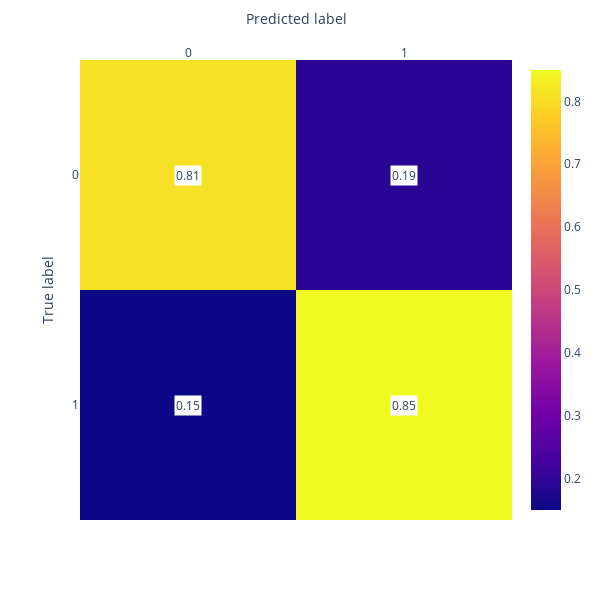

The cell this chart's notebook holds for it:
### Code cell
# Matriz de confusión
matrix=confusion_matrix(Ytest,Ypred,normalize='true'
)
z=[matrix[0].round(2),matrix[1].round(2)]
fig = px.imshow(z, aspect="auto",labels=dict(x="Predicted label", y="True label"),x=["0", "1"],y=["0", "1"]
)

#axis_template = dict(showticklabels = False,ticks = '')
fig.update_layout(height=600,width=600,#title="Matriz de confusión normalizada",
# xaxis = axis_template,yaxis = axis_template,
)
fig.update_xaxes(side="top")
for i,r in enumerate(matrix):
    for k,c in enumerate(r):
        fig.add_annotation(x=k,y=i,
                           text='{}'.format(round(c,2)),
                           showarrow=False, bgcolor="white"
    )
                          
fig.show()

### Figure 1 — Plotly figure (JSON) as saved in the notebook; plotly's stock layout.template omitted (floating-point values rounded to 4 significant figures)
{"data": [{"coloraxis": "coloraxis", "hovertemplate": "Predicted label: %{x}<br>True label: %{y}<br>color: %{z}<extra></extra>", "name": "0", "type": "heatmap", "x": ["0", "1"], "xaxis": "x", "y": ["0", "1"], "yaxis": "y", "z": [[0.81, 0.19], [0.15, 0.85]]}], "layout": {"annotations": [{"bgcolor": "white", "showarrow": false, "text": "0.81", "x": 0, "y": 0}, {"bgcolor": "white", "showarrow": false, "text": "0.19", "x": 1, "y": 0}, {"bgcolor": "white", "showarrow": false, "text": "0.15", "x": 0, "y": 1}, {"bgcolor": "white", "showarrow": false, "text": "0.85", "x": 1, "y": 1}], "coloraxis": {"colorscale": [[0, "#0d0887"], [0.1111, "#46039f"], [0.2222, "#7201a8"], [0.3333, "#9c179e"], [0.4444, "#bd3786"], [0.5556, "#d8576b"], [0.6667, "#ed7953"], [0.7778, "#fb9f3a"], [0.8889, "#fdca26"], [1, "#f0f921"]]}, "height": 600, "margin": {"t": 60}, "width": 600, "xaxis": {"anchor": "y", "domain": [0, 1], "side": "top", "title": {"text": "Predicted label"}}, "yaxis": {"anchor": "x", "autorange": "reversed", "domain": [0, 1], "title": {"text": "True label"}}}}
